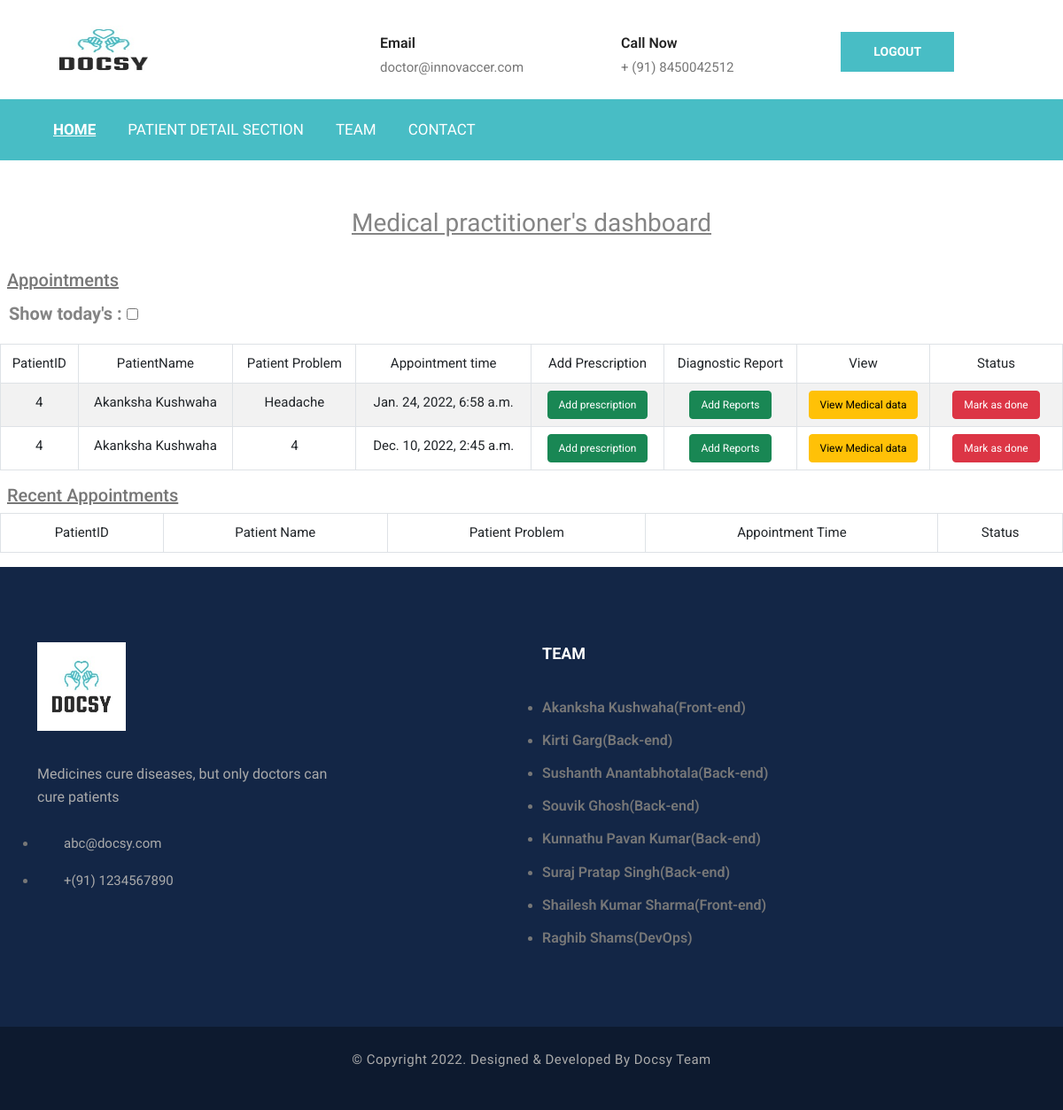
Screenshot of /doctor/doctorsDashboard/ (signed in) with the database file from the repository.
### receptionist/models.py (models this page shows)
class doctor(models.Model):
    name = models.TextField(max_length=50)
    specalist = models.TextField(max_length=50, null=True)
    email = models.EmailField(unique=True,max_length=50)
    phoneno = models.TextField(unique=True, max_length=10)
    gender = models.TextField(max_length=10)
    password = models.TextField(max_length=25)
    clinic_address = models.TextField(max_length=150)
    registration_time = models.DateField(default=date.today)

### patient/models.py (models this page shows)
class patient(models.Model):
    name = models.TextField(max_length=50)
    dob = models.DateField(default=date.today)
    gender = models.TextField(max_length=20)
    phoneno = models.TextField(unique=True, max_length=10)
    email=models.EmailField(unique=True,max_length=50)
    password = models.TextField(max_length=25)
    address = models.TextField(max_length=150)
    registration_time = models.DateField(default=date.today)

class Appointment(models.Model):
    patientId= models.ForeignKey(patient,on_delete=models.CASCADE)
    doctorId = models.IntegerField()
    specalist = models.TextField(max_length=50, null=True)
    disease=models.TextField(max_length=50, null=True)
    appointmentTime=models.DateTimeField(default=datetime.now)
    status=models.TextField(default="0")

### receptionist/views.py (the view)
# urls.py: path('doctorsDashboard/',views.doctorsDashboard,name="doctorsDashboard"),
def doctorsDashboard(request):
    doctor_id=request.session['doctor_id']
    today_appointments=Appointment.objects.all()
    d=doctor.objects.get(id=doctor_id)
    a=Appointment.objects.filter(doctorId=d.id,status="0")
    if "only_todays" in request.POST:
        show_only_todays=request.POST['only_todays']
        ap=[]
        today = date.today()
        for i in a:
            x=i.patientId
            appt_time=str(i.appointmentTime).split(' ')[0]
            if show_only_todays=="true":
                if str(appt_time)==str(today):
                    print(i.appointmentTime)
                    ap.append([x.id,x.name,i.disease,i.appointmentTime,i.id])
                else:
                    print('in else')
        ap.sort(key=lambda x:x[3])
        b=Appointment.objects.filter(doctorId=d.id,status="1")
        bp=[]
        for i in b:
            x=i.patientId
            bp.append([x.id,x.name,i.disease,i.appointmentTime,i.id])
        return HttpResponse(render(request,'response.html',{"today_appointments":ap,"past_appointments":bp, "doctor_id":d}))
    else:
        ap=[]
        today = date.today()
        for i in a:
            x=i.patientId
            ap.append([x.id,x.name,i.disease,i.appointmentTime,i.id])
        ap.sort(key=lambda x:x[3])
        b=Appointment.objects.filter(doctorId=d.id,status="1")
        bp=[]
        for i in b:
            x=i.patientId
            bp.append([x.id,x.name,i.disease,i.appointmentTime,i.id])
        return render(request,'doctorsDashboard.html',{"today_appointments":ap,"past_appointments":bp, "doctor_id":d})

### receptionist/templates/doctorsDashboard.html (shortened to what this page needs)
{% load static %}
<!DOCTYPE html>
<html lang="en">
<head>
    <link href="https://cdn.jsdelivr.net/npm/bootstrap@5.0.2/dist/css/bootstrap.min.css" rel="stylesheet">
    <link rel="stylesheet" href="{% static 'css/style.css' %}">
</head>
<body>
    <div class="page-wrapper">
        <section class="header-uper">
            <div class="container">
                <div class="row align-items-center">
                    <div class="col-xl-3 col-lg-3 mt-3 mb-3">
                        <div class="logo">
                            <a href="{% url 'homePage' %}">
                                <img loading="lazy" src="{% static 'HomePageImages/logo.jpeg' %}" alt="logo" style="height: 80px; width:150px;">
                            </a>
                        </div>
                    </div>
                    <div class="col-xl-9 col-lg-9 mt-lg-3">
                        <div class="right-side">
                            <ul class="contact-info d-none d-lg-flex pl-0 mb-4 mb-md-0">
                                <li class="item text-left">
                                    <strong>Email</strong>
                                    <br>
                                    <a href="mailto:info@medic.com">
                                        <span>{{doctor_id.email}}</span>
                                    </a>
                                </li>
                                <li class="item text-left">
                                    <strong>Call Now</strong>
                                    <br>
                                    <span>+ (91) {{doctor_id.phoneno}}</span>
                                </li>
                            </ul>
                            <div class="link-btn text-center mb-3 text-lg-right">
                                <a href="{% url 'logout' %}" class="btn-style-one">LOGOUT</a>
                            </div>
                        </div>
                    </div>
                </div>
            </div>
        </section>
        <nav class="navbar navbar-expand-lg navbar-dark">
            <div class="container">
                <div class="collapse navbar-collapse" id="navbarLinks">
                    <ul class="navbar-nav">
                        <li class="nav-item active">
                            <a class="nav-link" href="{% url 'homePage' %}">Home</a>
                        </li>
                        <li class="nav-item @@about">
                            <a class="nav-link" href="{% url 'patientDetail' %}">Patient Detail Section</a>
                        </li>
                        <li class="nav-item @@team">
                            <a class="nav-link" href="#footer">Team</a>
                        </li>
                        <li class="nav-item @@contact">
                            <a class="nav-link" href="#footer">Contact</a>
                        </li>
                    </ul>
                </div>
            </div>
        </nav>
        <br />
        <br />
        <p class="h3 text-center"><u>Medical practitioner's dashboard</u></p>
        <br /> {% csrf_token %}
        <div class="table-responsive" id='table_container'>
            <h3 class="h5 mx-2"><u>Appointments</u></h3>
            <p style="font-size: 20px; font-weight:1000; margin-left: 10px;">Show today's : <input type="checkbox" id="todays" name="todays" onclick="OnlyTodays()"></p>
            <table id="example1" class="table table-striped table-bordered" style="width:100%;">
                <thead>
                    <tr>
                        <td>
                            <div class="text-center">
                                PatientID
                            </div>
                        </td>
                        <td>
                            <div class="text-center">
                                PatientName
                            </div>
                        </td>
                        <td>
                            <div class="text-center">
                                Patient Problem
                            </div>
                        </td>
                        <td>
                            <div class="text-center">
                                Appointment time
                            </div>
                        </td>
                        <td>
                            <div class="text-center">
                                Add Prescription
                            </div>
                        </td>
                        <td>
                            <div class="text-center">
                                Diagnostic Report
                            </div>
                        </td>
                        <td>
                            <div class="text-center">
                                View
                            </div>
                        </td>
                        <td>
                            <div class="text-center">
                                Status
                            </div>
                        </td>
                    </tr>
                </thead>
                <tbody>
                    {% for row in today_appointments %}
                    <tr>
                        <td>
                            <div class="text-center">
                                {{row.0}}
                            </div>
                        </td>
                        <td>
                            <div class="text-center">
                                {{row.1}}
                            </div>
                        </td>
                        <td>
                            <div class="text-center">
                                {{row.2}}
                            </div>
                        </td>
                        <td>
                            <div class="text-center">
                                {{row.3}}
                            </div>
                        </td>
                        <td width="150">
                            <div class="text-center">
                                <a href="prescription/{{row.0}}/{{row.4}}" class="btn-success btn" style="font-size: 12px;;">Add prescription</a>
                            </div>
                        </td>
                        <td width="150">
                            <div class="text-center">
                                <a href="add_reports/{{row.0}}/{{row.4}}" class="btn-success btn" style="font-size: 12px;;">Add Reports</a>
                            </div>
                        </td>
                        <td width="150">
                            <div class="text-center">
                                <a href="patientSummaryView/{{row.0}}/{{row.4}}" class="btn-warning btn" style="font-size: 12px;;">View Medical data</a>
                            </div>
                        </td>
                        <td width="150">
                            <div class="text-center">
                                <a href="checkstatus/{{row.0}}/{{row.4}}" class="btn-danger btn" style="font-size: 12px;;">Mark as done</a>
                            </div>
                        </td>
                    </tr>
                    {% endfor %}
                </tbody>
            </table>
        </div>
        <div class="table-responsive">
            <h3 class="h5 mx-2"><u>Recent Appointments</u></h3>
            <table id="example2" class="table table-striped table-bordered" style="width:100%">
                <thead>
                    <tr>
                        <td>
                            <div class="text-center">
                                PatientID
                            </div>
                        </td>
                        <td>
                            <div class="text-center">
                                Patient Name
                            </div>
                        </td>
                        <td>
                            <div class="text-center">
                                Patient Problem
                            </div>
                        </td>
                        <td>
                            <div class="text-center">
                                Appointment Time
                            </div>
                        </td>
                        <td>
                            <div class="text-center">
                                Status
                            </div>
                        </td>
                    </tr>
                </thead>
            </table>
        </div>
        <footer class="footer-main" id="footer">
            <div class="footer-top">
                <div class="container">
                    <div class="row justify-content-between">
                        <div class="col-lg-4 mb-5 mb-lg-0">
                            <div class="about-widget">
                                <div class="footer-logo">
                                    <figure>
                                        <a href="{% url 'homePage' %}">
                                            <img loading="lazy" class="img-fluid" src="{% static 'HomePageImages/logo.jpeg' %}" alt="medic" style="width: 100px;">
                                        </a>
                                    </figure>
                                </div>
                                <p style="font-size:16px">Medicines cure diseases, but only doctors can cure patients</p>
                                <ul class="location-link">
                                    <li class="item">
                                        <a>
                                            <p>abc@docsy.com</p>
                                        </a>
                                    </li>
                                    <li class="item">
                                        <p>+(91) 1234567890</p>
                                    </li>
                                </ul>
                            </div>
                        </div>
                        <div class="col-lg-6 col-md-5 mb-3 mb-md-0">
                            <h2 style="font-weight: bold;">Team</h2>
                            <ul class="menu-link">
                                <li>
                                    <h6>Akanksha Kushwaha(Front-end)</h6>
                                </li>
                                <li>
                                    <h6>Kirti Garg(Back-end)</h6>
                                </li>
                                <li>
                                    <h6>Sushanth Anantabhotala(Back-end)</h6>
                                </li>
                                <li>
                                    <h6>Souvik Ghosh(Back-end)</h6>
                                </li>
                                <li>
                                    <h6>Kunnathu Pavan Kumar(Back-end)</h6>
                                </li>
                                <li>
                                    <h6>Suraj Pratap Singh(Back-end)</h6>
                                </li>
                                <li>
                                    <h6>Shailesh Kumar Sharma(Front-end)</h6>
                                </li>
                                <li>
                                    <h6>Raghib Shams(DevOps)</h6>
                                </li>
                            </ul>
                        </div>
                    </div>
                </div>
            </div>
            <div class="footer-bottom">
                <div class="container clearfix">
                    <div class="copyright-text">
                        <p>&copy; Copyright 2022. Designed &amp; Developed by <a href="">Docsy Team</a></p>
                    </div>
                </div>
            </div>
        </footer>
    </div>
</body>
</html>

### rows the page displays
doctor: email "doctor@innovaccer.com", phoneno "8450042512"
patient: name "Akanksha Kushwaha" "Akanksha Kushwaha"
Appointment: disease "Headache", appointmentTime "Jan. 24, 2022, 6:58 a.m."
Appointment: appointmentTime "Dec. 10, 2022, 2:45 a.m."

### other values shown
{{ row.0 }} "4" "4"
{{ row.2 }} "4"
